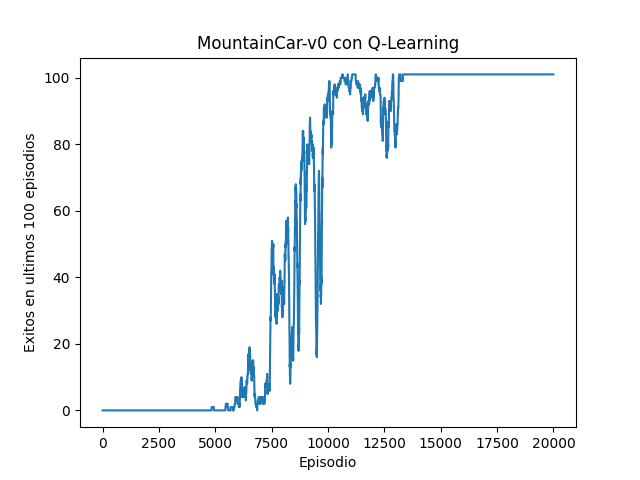

Reproduce this figure in Python.
import gymnasium as gym
import numpy as np
import matplotlib.pyplot as plt

# --- Discretización del espacio continuo ---
# MountainCar-v0 tiene observaciones continuas: [posicion, velocidad]
# Las dividimos en bins para poder usar una Q-table
NUM_BINS = 20  # bins por dimension
POS_BINS  = np.linspace(-1.2,  0.6,  NUM_BINS)
VEL_BINS  = np.linspace(-0.07, 0.07, NUM_BINS)

def discretizar(obs):
    """Convierte observacion continua en indice discreto (tupla)."""
    pos_idx = np.digitize(obs[0], POS_BINS) - 1
    vel_idx = np.digitize(obs[1], VEL_BINS) - 1
    return (
        np.clip(pos_idx, 0, NUM_BINS - 1),
        np.clip(vel_idx, 0, NUM_BINS - 1)
    )

def train(episodes):
    env = gym.make('MountainCar-v0')

    # Q-table: (bins_posicion x bins_velocidad x acciones)
    q_table = np.zeros((NUM_BINS, NUM_BINS, env.action_space.n))

    learning_rate       = 0.1
    discount_factor     = 0.95
    epsilon             = 1.0
    epsilon_decay_rate  = 0.0001
    rng = np.random.default_rng()

    # Array para almacenar si el agente llego a la meta en cada episodio
    rewards_per_episode = np.zeros(episodes)

    for i in range(episodes):

        # Cada 1000 episodios muestra una ventana visual
        if (i + 1) % 1000 == 0:
            env.close()
            env = gym.make('MountainCar-v0', render_mode='human')
        else:
            env.close()
            env = gym.make('MountainCar-v0')

        obs, _ = env.reset()
        state = discretizar(obs)

        terminated = False
        truncated  = False

        while not terminated and not truncated:
            # Explorar o explotar
            if rng.random() < epsilon:
                action = env.action_space.sample()               # exploracion
            else:
                action = np.argmax(q_table[state[0], state[1], :])  # explotacion

            new_obs, reward, terminated, truncated, _ = env.step(action)
            new_state = discretizar(new_obs)

            # Actualizacion Q-Learning
            q_table[state[0], state[1], action] = (
                q_table[state[0], state[1], action]
                + learning_rate * (
                    reward
                    + discount_factor * np.max(q_table[new_state[0], new_state[1], :])
                    - q_table[state[0], state[1], action]
                )
            )

            state = new_state

        # Reducir epsilon con el tiempo
        epsilon = max(epsilon - epsilon_decay_rate, 0)

        # Registrar exito: el auto llego a la meta (terminated=True, no truncated)
        if terminated and not truncated:
            rewards_per_episode[i] = 1

        if (i + 1) % 1000 == 0:
            print(f'Episodio {i + 1} | Exito: {int(rewards_per_episode[i])} | Epsilon: {epsilon:.4f}')

    env.close()

    print('\nTabla Q final (max por estado):')
    print(np.max(q_table, axis=2))  # valor maximo por cada estado discretizado

    # Suma de exitos en ventana de 100 episodios
    sum_rewards = np.zeros(episodes)
    for t in range(episodes):
        sum_rewards[t] = np.sum(rewards_per_episode[max(0, t - 100):(t + 1)])

    plt.plot(sum_rewards)
    plt.xlabel('Episodio')
    plt.ylabel('Exitos en ultimos 100 episodios')
    plt.title('MountainCar-v0 con Q-Learning')
    plt.show()

if __name__ == '__main__':
    train(20000)
